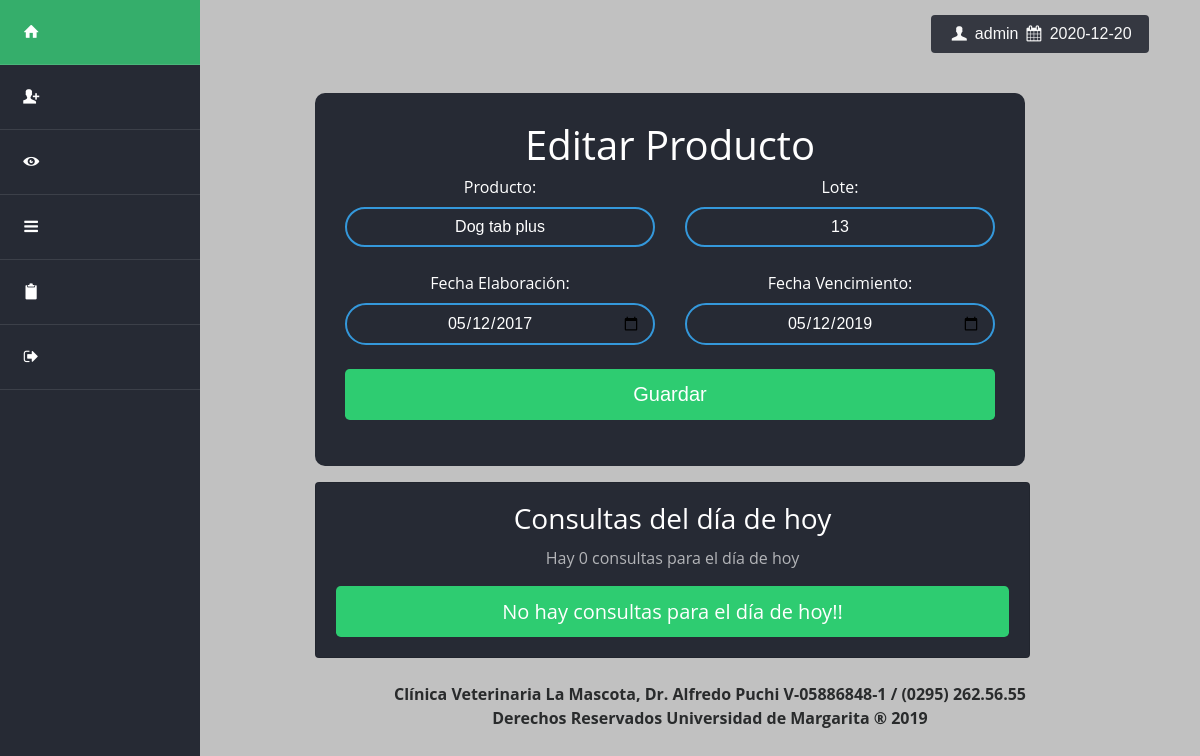
The app's page /editar_producto.php?producto=Dog tab plus (signed in) with its own data.
### tables this page shows
CREATE TABLE `productos` (
  `PRODUCTO` varchar(250) NOT NULL,
  `LOTE` int(11) NOT NULL,
  `ELABORACION` date NOT NULL,
  `VENCIMIENTO` date NOT NULL
);

### editar_producto.php (called while the page is built, shortened)
<?php session_start();
require'admin/config.php';
$conexion = conexion($bd_config);
if ($_SERVER['REQUEST_METHOD'] == 'POST'){
	$producto = limpiarDatos($_POST['producto']);
	$lote = limpiarDatos($_POST['lote']);
	$elaboracion = limpiarDatos($_POST['elaboracion']);
	$vencimiento = limpiarDatos($_POST['vencimiento']);
	$statement = $conexion->prepare('UPDATE productos SET LOTE = :lote, ELABORACION = :elaboracion, VENCIMIENTO = :vencimiento WHERE PRODUCTO = :producto');
	$statement->execute(array(
		':lote' => $lote,
		':elaboracion' => $elaboracion,
		':vencimiento' => $vencimiento,
		':producto' => $producto
		));
		header('Location: mostrar_productos_dataTable.php?modificado');
	}else{
		$producto = $_GET['producto'];
		$statement = $conexion->prepare('SELECT * FROM productos WHERE PRODUCTO = :producto');
		$statement->execute(array(':producto'=>$producto));
		$resultado = $statement->fetchAll();
	}
require'views/editar_producto.view.php';
 ?>

### views/editar_producto.view.php (the view, shortened to what this page needs)
<?php
$diaActual=date("d");
$mesActual=date("m");
$anioActual=date("Y");
$fechaActual = $anioActual .'-'. $mesActual .'-'. $diaActual;
$conexion = conexion($bd_config);
$statement = $conexion->prepare('SELECT * FROM consulta WHERE PROXIMA_CITA = :fecha_actual');
$statement->execute(array(':fecha_actual' => $fechaActual));
$resultados = $statement->fetchAll();
$total= count($resultados);
 ?>
<!DOCTYPE html>
<html lang="en">
<head>
	<link rel="stylesheet" type="text/css" href="css/bootstrap.min.css">
	<link rel="stylesheet" type="text/css" href="css/estilos.css">
	<link rel="stylesheet" type="text/css" href="css/fontello.css">
	<link rel="stylesheet" type="text/css" href="css/estilos_pruebaFomularioCliente.css">
</head>
<body>
	<div class="container-fluid">
		<div class="row">
			<?php require'views/HeadTipo1.php'; ?>
			<div class="col-md-1"></div>
			<main class="col-md-8">
			<button class="wrapper btn" ><span><i class="icon-user"></i></span><?php echo " " .$_SESSION['usuario'] ."  "?><span><i class="icon-calendar"></i></span><?php echo " " .$fechaActual?></button>
				<div id="ui">
					<h1 class="text-center">Editar Producto</h1>
					<?php foreach ($resultado as $fila): ?>
					<form action="<?php echo htmlspecialchars($_SERVER['PHP_SELF']); ?>" method="POST" id="form_registro" class="form-group text-center">
						<div class="row">
							<div class="col-md-6">
								<label for="producto">Producto:</label>
								<input type="text" name="product" id="product" class="form-control"  value="<?php echo $fila['PRODUCTO']; ?>" disabled>
							</div>
							<div class="col-md-6">
								<label for="lote">Lote:</label>
								<input type="text" name="lote" id="lote" class="required form-control" title="Campo Obligatorio" placeholder="Lote..." value="<?php echo $fila['LOTE'];  ?>">
							</div>
						</div>
						<br>
						<div class="row">
							<div class="col-md-6">
								<label for="elaboracion">Fecha Elaboración:</label>
								<input type="date" name="elaboracion" id="elaboracion" class="required form-control"  title="Campo Obligatorio" value="<?php echo $fila['ELABORACION']; ?>">
							</div>
							<div class="col-md-6">
								<label for="vencimiento">Fecha Vencimiento:</label>
								<input type="date" name="vencimiento" id="vencimiento" class="required form-control"  title="Campo Obligatorio" value="<?php echo $fila['VENCIMIENTO'];  ?>">
							</div>
						<?php endforeach ?>
						</div>
						<br>
						<div class="row">
							<div class="col">
								<input type="submit" name="guardar" id="guardar" class="pruebaBoton btn btn-block btn-lg" value="Guardar">
							</div>
						</div>
					</form>
				</div>
				<div id="secundario" class="row">
					<div class="col mt-3">
						<div class="prueba card card-inverse">
								<div class="card-block text-center">
								<h3 class="card-title"><bold>Consultas del día de hoy</bold></h3>
								<p class="card-text">Hay <?php echo $total; ?> consultas para el día de hoy</p>
								<?php
									if ($total != 0) {
								?>
									<button  id="<?php echo $fechaActual; ?>" class="view_data pruebaBoton btn btn-block btn-lg">Ver consultas del día</button>
								<?php
									}else{
									?>
									<a href="#"  class="pruebaBoton btn btn-block btn-lg">No hay consultas para el día de hoy!!</a>
								<?php
									}
								?>
								</div>
							</div>
					</div>
				</div>
				<br>
				<p style="text-align:center; margin-left: 20px;"><b>Clínica Veterinaria La Mascota, Dr. Alfredo Puchi V-05886848-1 / (0295) 262.56.55 <br> Derechos Reservados Universidad de Margarita &reg; 2019</b></p>
			</main>
		</div>
	</div>
</body>
</html>

### css/estilos.css (style rules this page uses)
body { background: #C1C1C1; font-size: 16px; font-family: 'Open Sans', sans-serif; }

### css/estilos_pruebaFomularioCliente.css (style rules this page uses)
body { background: #C1C1C1; background-size: cover; background-position: center center; background-attachment: fixed; }
#ui { background-color: #262a34; opacity: 1; padding: 30px; margin-top: 50px; border-radius: 10px; }
.wrapper { background-color: #262a34 !important; }
#ui input[type = "text"] { border: 0; background: none; text-align: center; border: 2px solid #3498db; outline: none; color: white; border-radius: 24px; transition: 0.25s; }
#ui input[type = "date"] { border: 0; background: none; text-align: center; border: 2px solid #3498db; outline: none; color: white; border-radius: 24px; transition: 0.25s; }
#ui label,h1 { color: #fff; }

### views/editar_producto.view.php (style rules this page uses)
#ui { color: black; margin-right: 60px; margin-top: 40px; }
.wrapper { margin: 1em; margin-bottom: 0; margin-top: 15px; margin-left: 80%; opacity: 0.9; background-color: #262a34; cursor: pointer; color: white; }
.prueba { background-color: #262a34; color: white; }
.pruebaBoton { background-color: #2ecc71; color: white; cursor: pointer; }
#secundario { margin-right: 40px; }
button { cursor: pointer; }

### records on screen
productos: product "Dog tab plus", lote "13", elaboracion "05/12/2017", vencimiento "05/12/2019"

### other values on screen
$_SESSION['usuario'] "admin"
$total "0"
